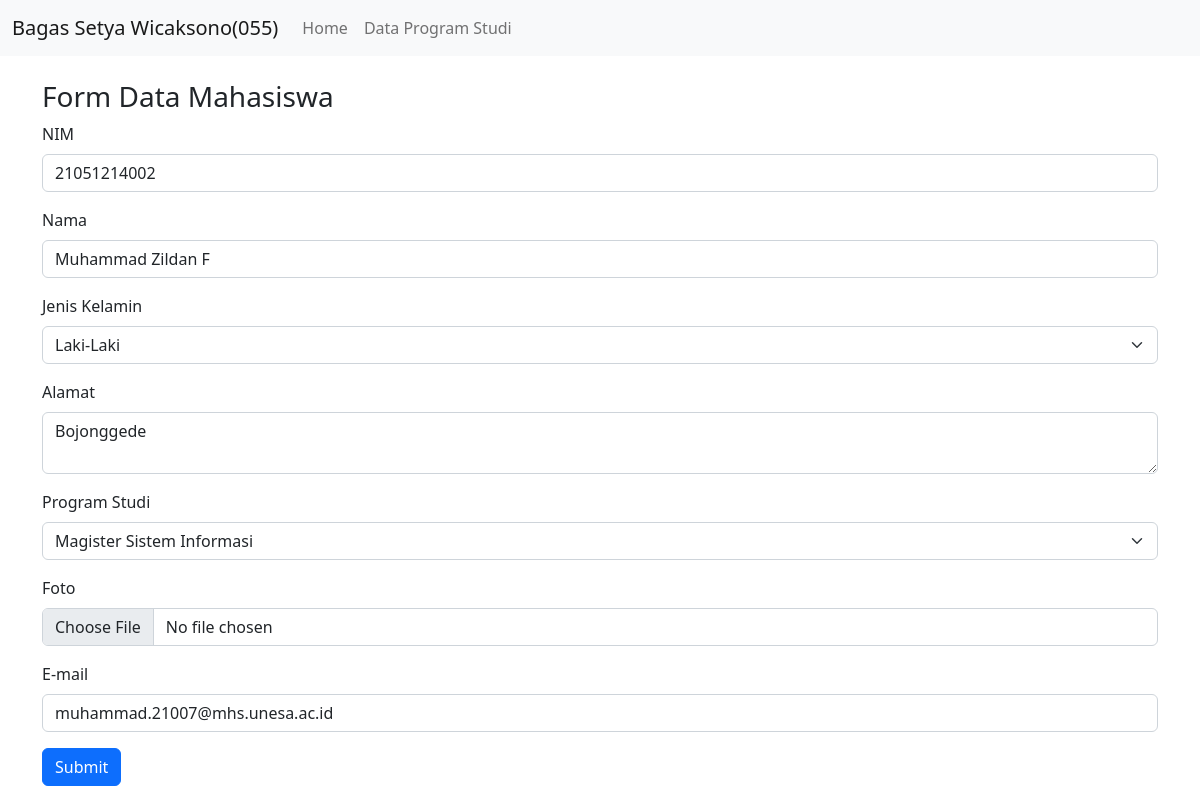
Page /update_page_mhs.php?id_mhs=26 on the earlier database version.
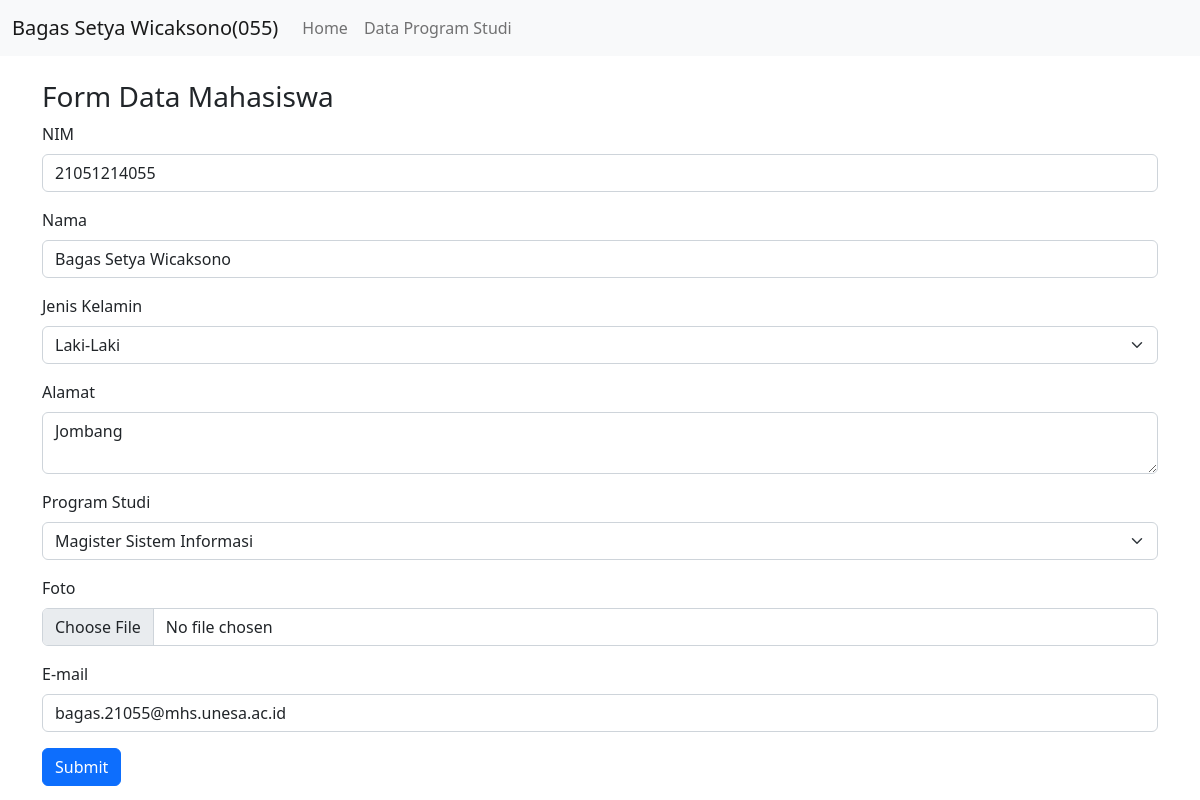
Same page on the later database version.
### tables this page shows
CREATE TABLE `tbl_mhs` (
  `id_mhs` int(11) NOT NULL,
  `nim` varchar(255) NOT NULL,
  `nama_mhs` varchar(255) NOT NULL,
  `jk` int(11) NOT NULL,
  `alamat` text NOT NULL,
  `prodi` int(11) NOT NULL,
  `foto` varchar(255) NOT NULL,
  `email` varchar(255) NOT NULL
);

### update_page_mhs.php (the view, shortened to what this page needs)
<?php
include 'connection.php';
$id_mhs = $_GET['id_mhs'];
$query = "SELECT * FROM tbl_mhs WHERE id_mhs = '$id_mhs';";
$sql = mysqli_query($conn, $query);
?>
<!doctype html>
<html lang="en">
<head>
    <link href="https://cdn.jsdelivr.net/npm/bootstrap@5.2.2/dist/css/bootstrap.min.css" rel="stylesheet">
</head>
<body>
    <nav class="navbar navbar-expand-lg bg-light mb-4">
        <div class="container-fluid">
            <a class="navbar-brand" href="index.php">Bagas Setya Wicaksono(055)</a>
            <div class="collapse navbar-collapse" id="navbarNav">
                <ul class="navbar-nav">
                    <li class="nav-item">
                        <a class="nav-link" aria-current="page" href="index.php">Home</a>
                    </li>
                    <li class="nav-item">
                        <a class="nav-link" aria-current="page" href="prodi.php">Data Program Studi</a>
                    </li>
                </ul>
            </div>
        </div>
    </nav>
    <div class="content">
        <div class="container">
            <h3>Form Data Mahasiswa</h3>
            <form method="POST" action="proses_update_mhs.php">
                <?php
                while ($data_mhs = mysqli_fetch_assoc($sql)) {
                ?>
                    <div class="mb-3">
                        <label class="form-label">NIM</label>
                        <input type="number" class="form-control" value="<?php echo $data_mhs['nim']; ?>" name="nim" aria-describedby="emailHelp">
                    </div>
                    <div class="mb-3">
                        <label class="form-label">Nama</label>
                        <input type="text" class="form-control" value="<?php echo $data_mhs['nama_mhs']; ?>" name="nama_mhs" aria-describedby="emailHelp">
                    </div>
                    <div class="mb-3">
                        <label class="form-label">Jenis Kelamin</label>
                        <select class="form-select" name="jk" aria-label="Default select example">
                            <?php
                            $query_jk = "SELECT * FROM tbl_jk";
                            $sql_jk = mysqli_query($conn, $query_jk);
                            while ($data_jk = mysqli_fetch_assoc($sql_jk)) {
                            ?>
                                <option value="<?php echo $data_jk['id_jk']; ?>"><?php echo $data_jk['nama']; ?></option>
                            <?php } ?>
                        </select>
                    </div>
                    <div class="mb-3">
                        <label class="form-label">Alamat</label>
                        <textarea name="alamat" class="form-control"><?php echo $data_mhs['alamat']; ?></textarea>
                    </div>
                    <div class="mb-3">
                        <label class="form-label">Program Studi</label>
                        <select class="form-select" name="prodi" aria-label="Default select example">
                            <?php
                            $query_prodi = "SELECT * FROM tbl_prodi";
                            $sql_prodi = mysqli_query($conn, $query_prodi);
                            while ($data_prodi = mysqli_fetch_assoc($sql_prodi)) {
                            ?>
                                <option value="<?php echo $data_prodi['id_prodi']; ?>"><?php echo $data_prodi['nama_prodi']; ?></option>
                            <?php } ?>
                        </select>
                    </div>
                    <div class="mb-3">
                        <label for="formFile" class="form-label">Foto</label>
                        <input class="form-control" type="file" id="formFile">
                    </div>
                    <div class="mb-3">
                        <label class="form-label">E-mail</label>
                        <input type="email" value="<?php echo $data_mhs['email']; ?>" class="form-control" name="email" aria-describedby="emailHelp">
                    </div>
                    <button type="submit" class="btn btn-primary">Submit</button>
                <?php } ?>
            </form>
        </div>
    </div>
</body>
</html>

Differences in the rows shown:
changed tbl_mhs: nim "21051214002" → "21051214055"; nama_mhs "Muhammad Zildan F" → "Bagas Setya Wicaksono"; alamat "Bojonggede" → "Jombang"; email "muhammad.21007@mhs.unesa.ac.id" → "bagas.21055@mhs.unesa.ac.id"
